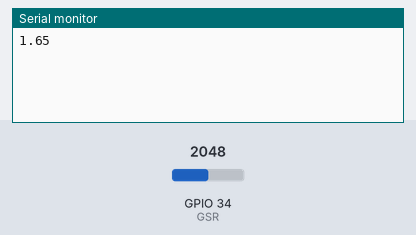
The sketch below on a simulated ESP32. Parts: the last lines printed to the serial monitor. The inputs (shaded band) are chosen by the test bench; at power-on: GPIO 34 (GSR) = 2048.

Above: at 2.2 s.
2.3 s: GPIO 34 (GSR) set to 2866
At 3.6 s:
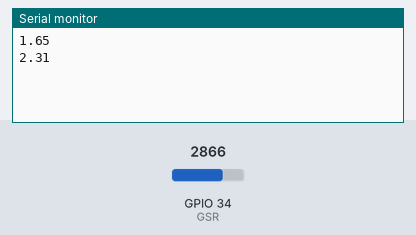
3.8 s: GPIO 34 (GSR) set to 3603
At 6.7 s:
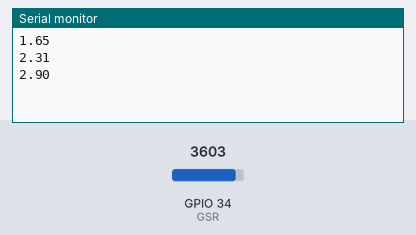
Timing chart, 0 to 8.2 s (numbered marks = the images above; inputs shaded):
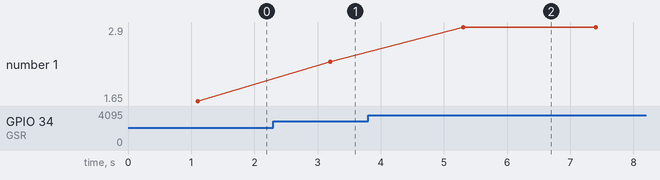

The sketch:

sketch_apr13a.ino
```cpp
#define GSR 34  // Make sure this matches the GPIO pin you're using

void setup() {
  Serial.begin(115200);
  delay(1000);  // Give some time for serial to connect
}

void loop() {
  int avgValue = 0;

  for (int i = 0; i < 10; i++) {
    avgValue += analogRead(GSR);
    delay(10);
  }

  int sensorValue = avgValue / 10;
  float voltage = sensorValue * (3.3 / 4095.0);  // Convert ADC to voltage

  Serial.println(voltage);  // JUST print voltage

  delay(2000);
}
```

Measured:
- after the input at 2.3 s, the serial monitor: prints a new line after 0.90 s (image 1)
- after the input at 3.8 s, the serial monitor: prints a new line after 1.5 s (image 2)
- plotted number 1: 1.65 → 2.31 after the input at 2.3 s, 2.31 → 2.9 after the input at 3.8 s
